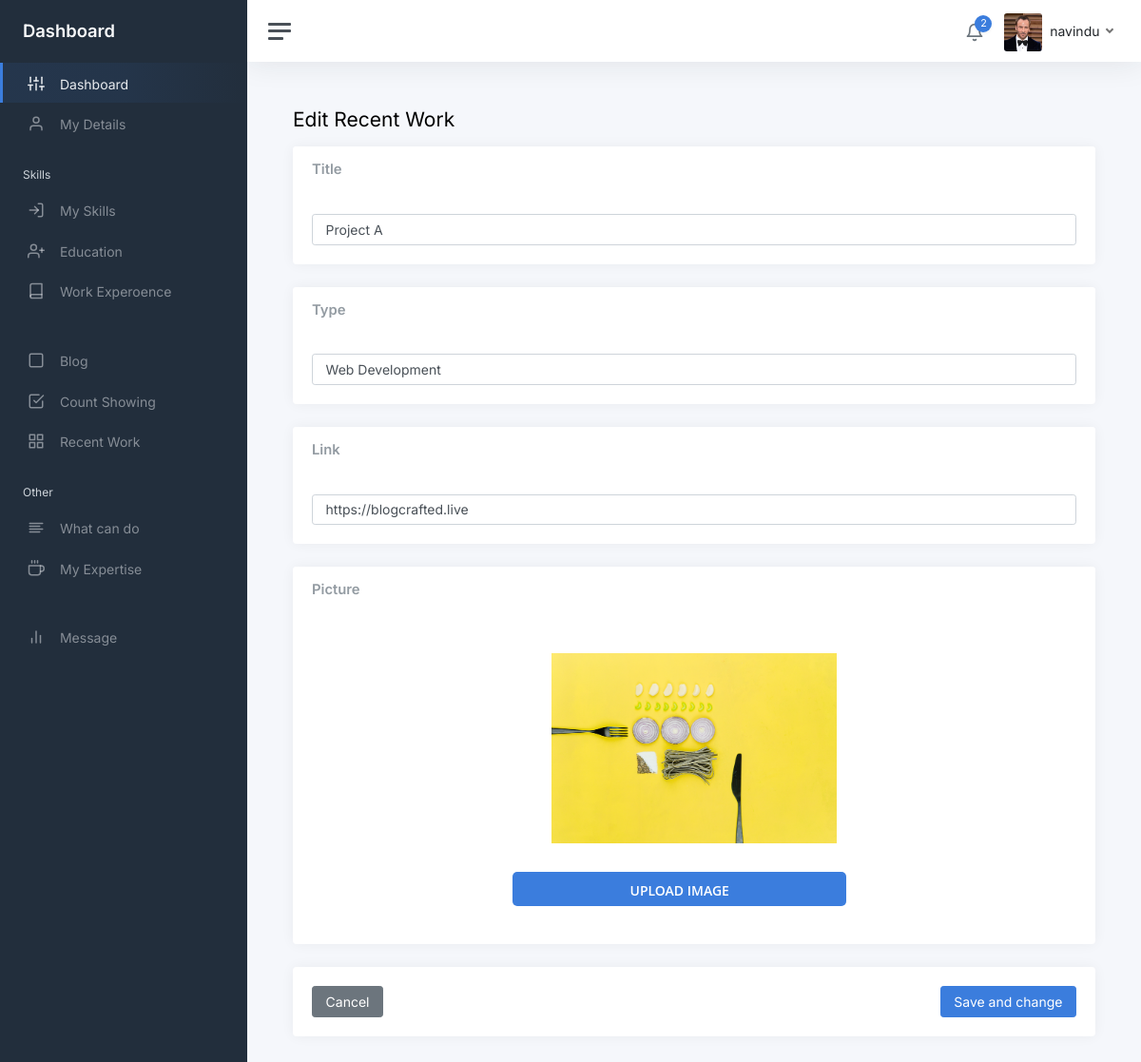
/admin2/static/editRecentwork.php?id=1, run on the app's committed database.
### tables this page shows
CREATE TABLE `Detila` (
  `Id` int(11) NOT NULL,
  `Name` text DEFAULT NULL,
  `Role` text DEFAULT NULL,
  `AboutMe` text DEFAULT NULL,
  `Country` text DEFAULT NULL,
  `Profile_Pic` text DEFAULT NULL,
  `Bg_picture1` text DEFAULT NULL,
  `Bg_picture2` text DEFAULT NULL,
  `Skill_desc` text DEFAULT NULL,
  `email` varchar(255) DEFAULT NULL,
  `address` varchar(255) DEFAULT NULL,
  `telephone` varchar(20) DEFAULT NULL,
  `Cv` text DEFAULT NULL,
  `hirebanner` int(11) DEFAULT NULL
);

CREATE TABLE `MyWork` (
  `Id` int(11) NOT NULL,
  `Title` text DEFAULT NULL,
  `type` text DEFAULT NULL,
  `picture` text DEFAULT NULL,
  `LikeCount` text DEFAULT NULL,
  `sampleLink` text DEFAULT NULL
);

### admin2/static/editRecentwork.php (the view, shortened to what this page needs)
<?php
    require_once '../../connection.php';
    require_once './header.php';
    $id = $_GET['id'];
?>
        <link rel="stylesheet" href="css/mydetails.css">
        <link href="https://cdn.quilljs.com/1.3.6/quill.snow.css" rel="stylesheet">
            <main class="content">
				<div class="container-fluid p-0">
					<div class="mb-3">
						<h1 class="h3 d-inline align-middle">Edit Recent Work</h1>
					</div>
                    <?php
                            $sql1 = "SELECT * FROM MyWork WHERE Id ='$id'";
                            $result1 = $conn->query($sql1);
                            while($row1= $result1->fetch_assoc()) {
                    ?>
					<div class="row">
						<div class="col-12">
							<div class="card">
								<div class="card-header">
									<h5 class="card-title mb-0">Title</h5>
								</div>
								<div class="card-body">
									<input type="text" class="form-control" id="Name" placeholder="Enter skill Title" value="<?php echo $row1['Title'] ?>">
								</div>
							</div>
                            <div class="card">
								<div class="card-header">
									<h5 class="card-title mb-0">Type</h5>
								</div>
								<div class="card-body">
									<input type="text" class="form-control" id="Type" placeholder="Enter skill Title" value="<?php echo $row1['type'] ?>">
								</div>
							</div>
                            <div class="card">
								<div class="card-header">
									<h5 class="card-title mb-0">Link</h5>
								</div>
								<div class="card-body">
									<input type="url" class="form-control" id="Link" placeholder="Enter skill Title" value="<?php echo $row1['sampleLink'] ?>">
								</div>
							</div>
                            <div class="card">
                                <div class="card-header">
                                    <h5 class="card-title mb-0"> Picture</h5>
                                </div>
                                <div class="card-body">
                                    <div class="form-input">
                                        <div class="preview">
                                            <img id="profile-preview" src="../../Assets/mywork/<?php echo $row1['picture']; ?>">
                                        </div>
                                        <label for="profile-image">Upload Image</label>
                                    </div>
                                </div>
                            </div>
						</div>
					</div>
                    <?php } ?>
                        <div class="card">
                            <div class="card-body">
                                <div class="finishbtn">
                                    <button class="btn btn-secondary" onclick="goBack()">Cancel</button>
                                    <button class="btn btn-primary" onclick="editing()">Save and change</button>
                                </div>
                            </div>
                        </div>
				</div>
			</main>
		</div>
	</div>
</body>
</html>

### admin2/static/header.php (shortened to what this page needs)
<!DOCTYPE html>
<html lang="en">
<head>
	<link href="css/app.css" rel="stylesheet">
</head>
<body>
	<div class="wrapper">
		<nav id="sidebar" class="sidebar js-sidebar">
			<div class="sidebar-content js-simplebar">
				<a class="sidebar-brand" href="index.html">
                    <span class="align-middle">Dashboard</span>
                </a>
				<ul class="sidebar-nav">
					<li class="sidebar-item active">
						<a class="sidebar-link" href="./index.php">
                        <i class="align-middle" data-feather="sliders"></i> <span class="align-middle">Dashboard</span>
                        </a>
					</li>
					<li class="sidebar-item">
						<a class="sidebar-link" href="./mydetails.php">
                        <i class="align-middle" data-feather="user"></i> <span class="align-middle">My Details</span>
                        </a>
					</li>
                    <li class="sidebar-header">
						Skills
					</li>
					<li class="sidebar-item">
						<a class="sidebar-link" href="./skills.php">
                        <i class="align-middle" data-feather="log-in"></i> <span class="align-middle">My Skills</span>
                        </a>
					</li>
					<li class="sidebar-item">
                            <a class="sidebar-link" href="education.php">
                            <i class="align-middle" data-feather="user-plus"></i> <span class="align-middle">Education</span>
                            </a>
					</li>
					<li class="sidebar-item">
						<a class="sidebar-link" href="workexperience.php">
                        <i class="align-middle" data-feather="book"></i> <span class="align-middle">Work Experoence</span>
                        </a>
					</li>
					<li class="sidebar-header">
					</li>
					<li class="sidebar-item">
						<a class="sidebar-link" href="blog.php">
                        <i class="align-middle" data-feather="square"></i> <span class="align-middle">Blog</span>
                        </a>
					</li>
					<li class="sidebar-item ">
						<a class="sidebar-link" href="countshow.php">
                        <i class="align-middle" data-feather="check-square"></i> <span class="align-middle">Count Showing</span>
                        </a>
					</li>
					<li class="sidebar-item">
						<a class="sidebar-link" href="recentwork.php">
                        <i class="align-middle" data-feather="grid"></i> <span class="align-middle">Recent Work</span>
                        </a>
					</li>
                    <li class="sidebar-header">
						Other
					</li>
					<li class="sidebar-item">
						<a class="sidebar-link" href="cando.php">
                        <i class="align-middle" data-feather="align-left"></i> <span class="align-middle">What can do</span>
                        </a>
					</li>
					<li class="sidebar-item">
						<a class="sidebar-link" href="myexpertise.php">
                        <i class="align-middle" data-feather="coffee"></i> <span class="align-middle">My Expertise</span>
                        </a>
					</li>
                    <li class="sidebar-header">
                    </li>
					<li class="sidebar-item">
						<a class="sidebar-link" href="mymsg.php">
                        <i class="align-middle" data-feather="bar-chart-2"></i> <span class="align-middle">Message</span>
                        </a>
					</li>
				</ul>
			</div>
		</nav>
		<div class="main">
			<nav class="navbar navbar-expand navbar-light navbar-bg">
				<a class="sidebar-toggle js-sidebar-toggle">
                    <i class="hamburger align-self-center"></i>
                </a>
				<div class="navbar-collapse collapse">
					<ul class="navbar-nav navbar-align">
						<li class="nav-item dropdown">
							<a class="nav-icon dropdown-toggle" href="mymsg.php">
								<div class="position-relative">
									<i class="align-middle" data-feather="bell"></i>
									<span class="indicator"><?php require_once 'php/showmsgcount.php'; ?></span>
								</div>
							</a>
						</li>
						<li class="nav-item dropdown">
                            <?php
                                $sql = "SELECT * FROM `Detila`";
                                $result = $conn->query($sql);
                                while ($row = $result->fetch_assoc()) {
                            ?>
							<a class="nav-link dropdown-toggle d-none d-sm-inline-block" href="#" data-bs-toggle="dropdown">
                                <img src="../../Assets/profile/<?php echo  $row['Profile_Pic'];?>" class="avatar img-fluid rounded me-1" alt="Charles Hall" /> <span class="text-dark"><?php echo  $row['Name'];?></span>
                            </a>
                            <?php } ?>
						</li>
					</ul>
				</div>
			</nav>

### admin2/static/css/mydetails.css (style rules this page uses)
.finishbtn { display: flex; justify-content: space-between !important; }
.form-input { width: 100%; padding: 20px; background: #fff; }
.form-input label { display: block; width: 46%; height: 36px; margin-left: 25%; line-height: 39px; text-align: center; background: #3b7ddd; color: #fff; font-size: .875rem; font-family: "Open Sans",sans-serif; text-transform: Uppercase; font-weight: 600; border-radius: 5px; cursor: pointer; }
.form-input img { width:100%; display:block; margin-bottom: 30px; height: 200px; object-fit: contain; }

### data on the page
detila: Profile_Pic (picture), Name "navindu"
mywork: Title "Project A", type "Web Development", sampleLink "https://blogcrafted.live", picture (picture)

### other printed values
$rowCount "2"
